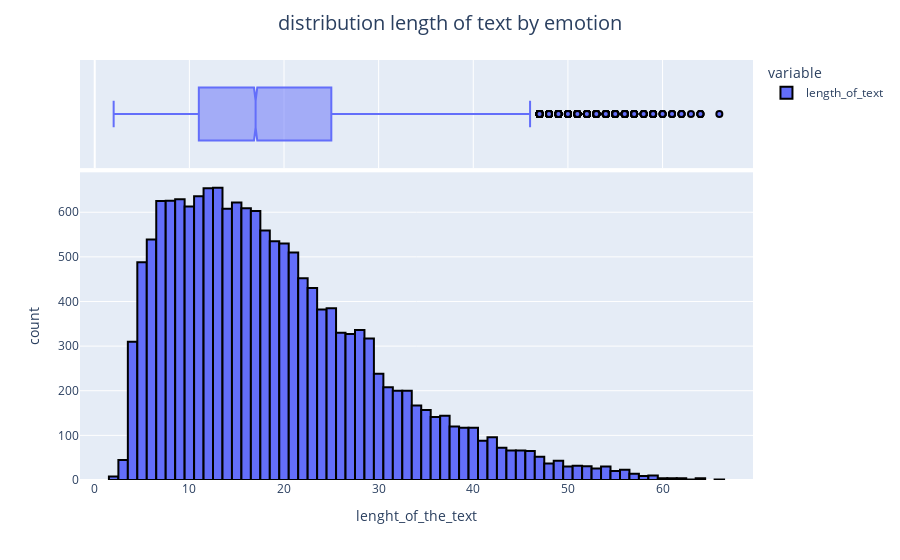

This figure's notebook cell:
### Markdown cell above
## plotly visualization from the emotion train DF

### Code cell
train['length_of_text'] = [len(i.split(' ')) for i in train['text']]
plt.figure(figsize=(10, 10))

fig = px.histogram(train['length_of_text'], marginal='box', labels={'value':'lenght_of_the_text'})

fig.update_traces(marker=dict(line=dict(color='#000000', width=2)))

fig.update_layout(title_text='distribution length of text by emotion', title_x=0.5, title_font=dict(size=20))

fig.show()

### Figure 1 — Plotly figure (JSON) as saved in the notebook; plotly's stock layout.template omitted (floating-point values rounded to 4 significant figures; data arrays with more than 128 entries replaced by an {"elided": "..."} marker saying what was removed)
{"data": [{"bingroup": "x", "hovertemplate": "variable=length_of_text<br>lenght_of_the_text=%{x}<br>count=%{y}<extra></extra>", "legendgroup": "length_of_text", "marker": {"color": "#636efa", "line": {"color": "#000000", "width": 2}, "pattern": {"shape": ""}}, "name": "length_of_text", "orientation": "v", "showlegend": true, "type": "histogram", "x": {"elided": "16000 int values"}, "xaxis": "x", "yaxis": "y"}, {"hovertemplate": "variable=length_of_text<br>lenght_of_the_text=%{x}<extra></extra>", "legendgroup": "length_of_text", "marker": {"color": "#636efa", "line": {"color": "#000000", "width": 2}}, "name": "length_of_text", "notched": true, "showlegend": false, "type": "box", "x": {"elided": "16000 int values"}, "xaxis": "x2", "yaxis": "y2"}], "layout": {"barmode": "relative", "legend": {"title": {"text": "variable"}, "tracegroupgap": 0}, "margin": {"t": 60}, "title": {"font": {"size": 20}, "text": "distribution length of text by emotion", "x": 0.5}, "xaxis": {"anchor": "y", "domain": [0, 1], "title": {"text": "lenght_of_the_text"}}, "xaxis2": {"anchor": "y2", "domain": [0, 1], "matches": "x", "showgrid": true, "showticklabels": false}, "yaxis": {"anchor": "x", "domain": [0, 0.7326], "title": {"text": "count"}}, "yaxis2": {"anchor": "x2", "domain": [0.7426, 1], "matches": "y2", "showgrid": false, "showline": false, "showticklabels": false, "ticks": ""}}}
